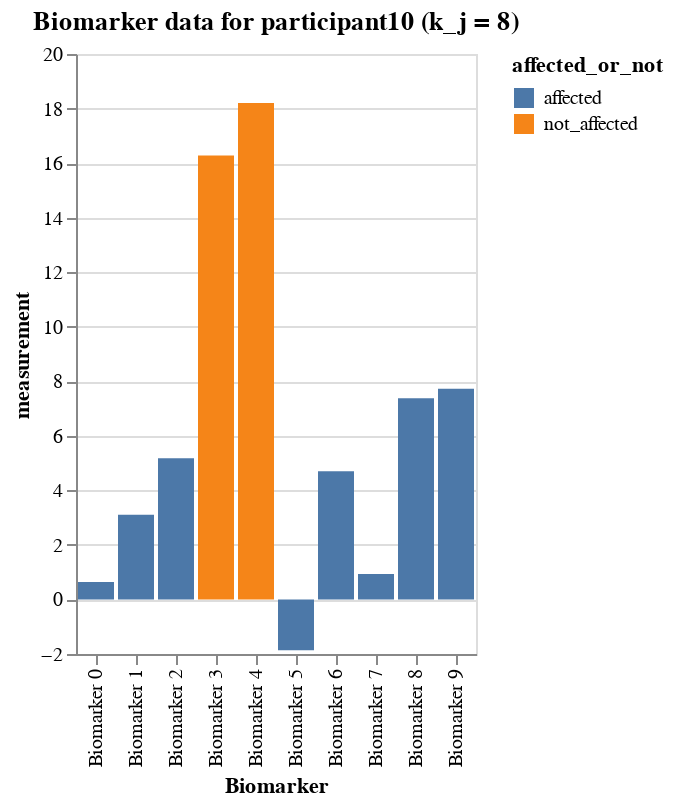

The code cell stored with this chart in its notebook:
### Markdown cell above
### A certain participant's data

### Code cell
# participant 10
participant10_data = df_expanded[df_expanded.participant == 10]
alt.Chart(participant10_data).mark_bar().encode(
    x='Biomarker',
    y='measurement',
    color=alt.Color(
        'affected_or_not:N'
    ),
    tooltip=['Biomarker', 'affected_or_not', 'measurement']
).interactive().properties(
    title=f'Biomarker data for participant10 (k_j = {participant10_data.k_j.to_list()[0]})'
)

### Figure 1 — Vega-Lite specification as saved in the notebook (floating-point values rounded to 4 significant figures)
{"config": {"view": {"continuousWidth": 300, "continuousHeight": 300}}, "data": {"name": "data-4950d4c36e55cf3b2e7f71b300a7c38f"}, "mark": {"type": "bar"}, "encoding": {"color": {"field": "affected_or_not", "type": "nominal"}, "tooltip": [{"field": "Biomarker", "type": "nominal"}, {"field": "affected_or_not", "type": "nominal"}, {"field": "measurement", "type": "quantitative"}], "x": {"field": "Biomarker", "type": "nominal"}, "y": {"field": "measurement", "type": "quantitative"}}, "params": [{"name": "param_1", "select": {"type": "interval", "encodings": ["x", "y"]}, "bind": "scales"}], "title": "Biomarker data for participant10 (k_j = 8)", "$schema": "https://vega.github.io/schema/vega-lite/v5.16.3.json", "datasets": {"data-4950d4c36e55cf3b2e7f71b300a7c38f": [{"Biomarker": "Biomarker 0", "participant": 10, "measurement": 0.6357, "k_j": 8, "S_n": 4, "affected_or_not": "affected"}, {"Biomarker": "Biomarker 1", "participant": 10, "measurement": 3.106, "k_j": 8, "S_n": 2, "affected_or_not": "affected"}, {"Biomarker": "Biomarker 2", "participant": 10, "measurement": 5.178, "k_j": 8, "S_n": 8, "affected_or_not": "affected"}, {"Biomarker": "Biomarker 3", "participant": 10, "measurement": 16.28, "k_j": 8, "S_n": 9, "affected_or_not": "not_affected"}, {"Biomarker": "Biomarker 4", "participant": 10, "measurement": 18.21, "k_j": 8, "S_n": 10, "affected_or_not": "not_affected"}, {"Biomarker": "Biomarker 5", "participant": 10, "measurement": -1.862, "k_j": 8, "S_n": 6, "affected_or_not": "affected"}, {"Biomarker": "Biomarker 6", "participant": 10, "measurement": 4.705, "k_j": 8, "S_n": 1, "affected_or_not": "affected"}, {"Biomarker": "Biomarker 7", "participant": 10, "measurement": 0.9304, "k_j": 8, "S_n": 5, "affected_or_not": "affected"}, {"Biomarker": "Biomarker 8", "participant": 10, "measurement": 7.38, "k_j": 8, "S_n": 7, "affected_or_not": "affected"}, {"Biomarker": "Biomarker 9", "participant": 10, "measurement": 7.725, "k_j": 8, "S_n": 3, "affected_or_not": "affected"}]}}
